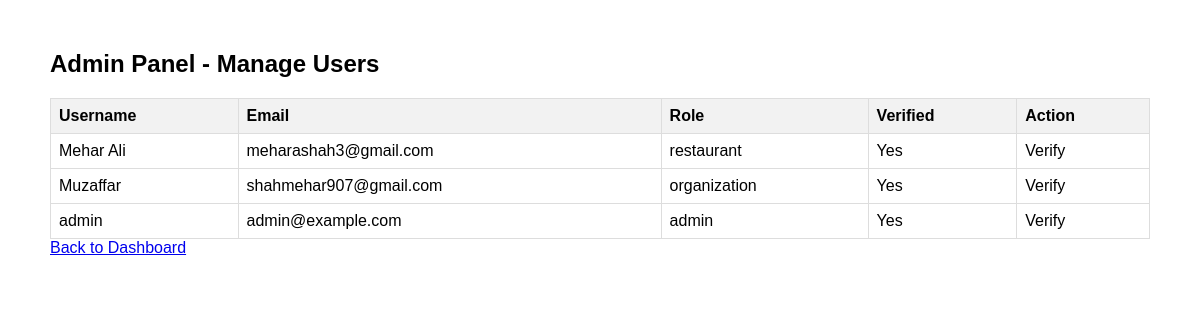
Page /admin (signed in) on the earlier database version.
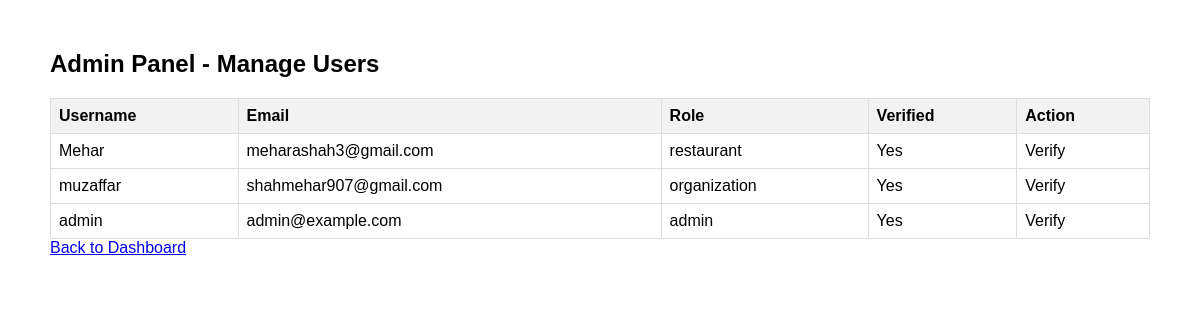
Same page on the later database version.
### app/models.py (models this page shows, shortened)
class User(db.Model, UserMixin):
    id = db.Column(db.Integer, primary_key=True)
    username = db.Column(db.String(100), nullable=False, unique=True)
    email = db.Column(db.String(120), nullable=False, unique=True)
    password_hash = db.Column(db.String(200), nullable=False)
    role = db.Column(db.String(20), nullable=False)  # "restaurant" or "organization"
    name = db.Column(db.String(150), nullable=False)   # Restaurant or Org Name
    address = db.Column(db.String(250), nullable=True)
    registration_number = db.Column(db.String(100), nullable=True)
    is_verified = db.Column(db.Boolean, default=False)
    food_posts = db.relationship('FoodPost', backref='restaurant', lazy=True)

### app/routes.py (the view)
@main.route("/admin")
@login_required
def admin_dashboard():
    if current_user.role != 'admin':
        flash("Access denied. Admins only.", "danger")
        return redirect(url_for("main.dashboard"))
    users = User.query.all()
    return render_template("admin_dashboard.html", users=users)

### app/models.py (called while the page is built)
@login_manager.user_loader
def load_user(user_id):
    return User.query.get(int(user_id))

### app/templates/admin_dashboard.html (shortened to what this page needs)
<!DOCTYPE html>
<html lang="en">
<head>
</head>
<body>
    <h2>Admin Panel - Manage Users</h2>
    <table>
        <tr>
            <th>Username</th>
            <th>Email</th>
            <th>Role</th>
            <th>Verified</th>
            <th>Action</th>
        </tr>
        {% for user in users %}
        <tr>
            <td>{{ user.username }}</td>
            <td>{{ user.email }}</td>
            <td>{{ user.role }}</td>
            <td>{{ 'Yes' if user.is_verified else 'No' }}</td>
            <td>
                {% if user.role == 'organization' and not user.is_verified %}
                    <a href="{{ url_for('main.verify_user', user_id=user.id) }}" class="button">Verify</a>
                {% else %}
                    <span class="button disabled">Verify</span>
                {% endif %}
            </td>
        </tr>
        {% endfor %}
    </table>
    <a href="{{ url_for('main.dashboard') }}">Back to Dashboard</a>
</body>
</html>

### app/templates/admin_dashboard.html (style rules this page uses)
body { font-family: Arial, sans-serif; margin: 50px; }
table { width: 100%; border-collapse: collapse; margin-top: 20px; }
th, td { border: 1px solid #ddd; padding: 8px; text-align: left; }
th { background-color: #f2f2f2; }

Differences in the rows shown:
changed User "meharashah3@gmail.com": username "Mehar Ali" → "Mehar"
changed User "shahmehar907@gmail.com": username "Muzaffar" → "muzaffar"
